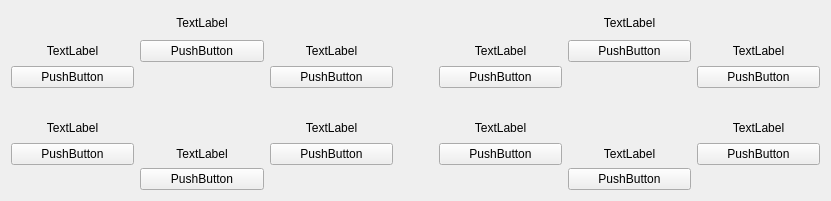
  <widget class="QWidget" name="layoutWidget">
   <property name="geometry">
    <rect>
     <x>1010</x>
     <y>60</y>
     <width>831</width>
     <height>201</height>
    </rect>
   </property>
   <layout class="QHBoxLayout" name="horizontalLayout">
    <item>
     <layout class="QGridLayout" name="gridLayout_13">
      <item row="0" column="0">
       <spacer name="verticalSpacer">
        <property name="orientation">
         <enum>Qt::Vertical</enum>
        </property>
        <property name="sizeType">
         <enum>QSizePolicy::Fixed</enum>
        </property>
        <property name="sizeHint" stdset="0">
         <size>
          <width>20</width>
          <height>25</height>
         </size>
        </property>
       </spacer>
      </item>
      <item row="0" column="2">
       <spacer name="verticalSpacer_12">
        <property name="orientation">
         <enum>Qt::Vertical</enum>
        </property>
        <property name="sizeType">
         <enum>QSizePolicy::Fixed</enum>
        </property>
        <property name="sizeHint" stdset="0">
         <size>
          <width>20</width>
          <height>25</height>
         </size>
        </property>
       </spacer>
      </item>
      <item row="6" column="0">
       <spacer name="verticalSpacer_13">
        <property name="orientation">
         <enum>Qt::Vertical</enum>
        </property>
        <property name="sizeType">
         <enum>QSizePolicy::Fixed</enum>
        </property>
        <property name="sizeHint" stdset="0">
         <size>
          <width>20</width>
          <height>25</height>
         </size>
        </property>
       </spacer>
      </item>
      <item row="2" column="1" rowspan="3">
       <widget class="QLabel" name="label">
        <property name="styleSheet">
         <string notr="true">background-image: url(:/new/prefix1/Resource/computer.PNG);
background-repeat : no;
background-position : center;</string>
        </property>
        <property name="text">
         <string/>
        </property>
       </widget>
      </item>
      <item row="6" column="2">
       <spacer name="verticalSpacer_14">
        <property name="orientation">
         <enum>Qt::Vertical</enum>
        </property>
        <property name="sizeType">
         <enum>QSizePolicy::Fixed</enum>
        </property>
        <property name="sizeHint" stdset="0">
         <size>
          <width>20</width>
          <height>25</height>
         </size>
        </property>
       </spacer>
      </item>
      <item row="1" column="0" rowspan="2">
       <layout class="QVBoxLayout" name="verticalLayout_7">
        <item>
         <widget class="QLabel" name="time98">
          <property name="text">
           <string>TextLabel</string>
          </property>
          <property name="alignment">
           <set>Qt::AlignCenter</set>
          </property>
         </widget>
        </item>
        <item>
         <widget class="QPushButton" name="btn98">
          <property name="text">
           <string>PushButton</string>
          </property>
         </widget>
        </item>
       </layout>
      </item>
      <item row="4" column="2" rowspan="2">
       <layout class="QVBoxLayout" name="verticalLayout_103">
        <item>
         <widget class="QLabel" name="time101">
          <property name="text">
           <string>TextLabel</string>
          </property>
          <property name="alignment">
           <set>Qt::AlignCenter</set>
          </property>
         </widget>
        </item>
        <item>
         <widget class="QPushButton" name="btn101">
          <property name="text">
           <string>PushButton</string>
          </property>
         </widget>
        </item>
       </layout>
      </item>
      <item row="4" column="0" rowspan="2">
       <layout class="QVBoxLayout" name="verticalLayout_101">
        <item>
         <widget class="QLabel" name="time99">
          <property name="text">
           <string>TextLabel</string>
          </property>
          <property name="alignment">
           <set>Qt::AlignCenter</set>
          </property>
         </widget>
        </item>
        <item>
         <widget class="QPushButton" name="btn99">
          <property name="text">
           <string>PushButton</string>
          </property>
         </widget>
        </item>
       </layout>
      </item>
      <item row="0" column="1" rowspan="2">
       <layout class="QVBoxLayout" name="verticalLayout_99">
        <item>
         <widget class="QLabel" name="time97">
          <property name="text">
           <string>TextLabel</string>
          </property>
          <property name="alignment">
           <set>Qt::AlignCenter</set>
          </property>
         </widget>
        </item>
        <item>
         <widget class="QPushButton" name="btn97">
          <property name="text">
           <string>PushButton</string>
          </property>
         </widget>
        </item>
       </layout>
      </item>
      <item row="1" column="2" rowspan="2">
       <layout class="QVBoxLayout" name="verticalLayout_100">
        <item>
         <widget class="QLabel" name="time102">
          <property name="text">
           <string>TextLabel</string>
          </property>
          <property name="alignment">
           <set>Qt::AlignCenter</set>
          </property>
         </widget>
        </item>
        <item>
         <widget class="QPushButton" name="btn102">
          <property name="text">
           <string>PushButton</string>
          </property>
         </widget>
        </item>
       </layout>
      </item>
      <item row="5" column="1" rowspan="2">
       <layout class="QVBoxLayout" name="verticalLayout_102">
        <item>
         <widget class="QLabel" name="time100">
          <property name="text">
           <string>TextLabel</string>
          </property>
          <property name="alignment">
           <set>Qt::AlignCenter</set>
          </property>
         </widget>
        </item>
        <item>
         <widget class="QPushButton" name="btn100">
          <property name="text">
           <string>PushButton</string>
          </property>
         </widget>
        </item>
       </layout>
      </item>
      <item row="3" column="0">
       <spacer name="verticalSpacer_19">
        <property name="orientation">
         <enum>Qt::Vertical</enum>
        </property>
        <property name="sizeType">
         <enum>QSizePolicy::Fixed</enum>
        </property>
        <property name="sizeHint" stdset="0">
         <size>
          <width>20</width>
          <height>10</height>
         </size>
        </property>
       </spacer>
      </item>
     </layout>
    </item>
    <item>
     <spacer name="horizontalSpacer_3">
      <property name="orientation">
       <enum>Qt::Horizontal</enum>
      </property>
      <property name="sizeType">
       <enum>QSizePolicy::Fixed</enum>
      </property>
      <property name="sizeHint" stdset="0">
       <size>
        <width>40</width>
        <height>20</height>
       </size>
      </property>
     </spacer>
    </item>
    <item>
     <layout class="QGridLayout" name="gridLayout_14">
      <item row="0" column="0">
       <spacer name="verticalSpacer_15">
        <property name="orientation">
         <enum>Qt::Vertical</enum>
        </property>
        <property name="sizeType">
         <enum>QSizePolicy::Fixed</enum>
        </property>
        <property name="sizeHint" stdset="0">
         <size>
          <width>20</width>
          <height>25</height>
         </size>
        </property>
       </spacer>
      </item>
      <item row="0" column="1" rowspan="2">
       <layout class="QVBoxLayout" name="verticalLayout_104">
        <item>
         <widget class="QLabel" name="time115">
          <property name="text">
           <string>TextLabel</string>
          </property>
          <property name="alignment">
           <set>Qt::AlignCenter</set>
          </property>
         </widget>
        </item>
        <item>
         <widget class="QPushButton" name="btn115">
          <property name="text">
           <string>PushButton</string>
          </property>
         </widget>
        </item>
       </layout>
      </item>
      <item row="0" column="2">
       <spacer name="verticalSpacer_16">
        <property name="orientation">
         <enum>Qt::Vertical</enum>
        </property>
        <property name="sizeType">
         <enum>QSizePolicy::Fixed</enum>
        </property>
        <property name="sizeHint" stdset="0">
         <size>
          <width>20</width>
          <height>25</height>
         </size>
        </property>
       </spacer>
      </item>
      <item row="1" column="0" rowspan="2">
       <layout class="QVBoxLayout" name="verticalLayout_105">
        <item>
         <widget class="QLabel" name="time116">
          <property name="text">
           <string>TextLabel</string>
          </property>
          <property name="alignment">
           <set>Qt::AlignCenter</set>
          </property>
         </widget>
        </item>
        <item>
         <widget class="QPushButton" name="btn116">
          <property name="text">
           <string>PushButton</string>
          </property>
         </widget>
        </item>
       </layout>
      </item>
      <item row="1" column="2" rowspan="2">
       <layout class="QVBoxLayout" name="verticalLayout_106">
        <item>
         <widget class="QLabel" name="time120">
          <property name="text">
           <string>TextLabel</string>
          </property>
          <property name="alignment">
           <set>Qt::AlignCenter</set>
          </property>
         </widget>
        </item>
        <item>
         <widget class="QPushButton" name="btn120">
          <property name="text">
           <string>PushButton</string>
          </property>
         </widget>
        </item>
       </layout>
      </item>
      <item row="2" column="1" rowspan="3">
       <widget class="QLabel" name="label_2">
        <property name="styleSheet">
         <string notr="true">background-image: url(:/new/prefix1/Resource/computer.PNG);
background-repeat : no;
background-position : center;</string>
        </property>
        <property name="text">
         <string/>
        </property>
       </widget>
      </item>
      <item row="4" column="0" rowspan="2">
       <layout class="QVBoxLayout" name="verticalLayout_107">
        <item>
         <widget class="QLabel" name="time117">
          <property name="text">
           <string>TextLabel</string>
          </property>
          <property name="alignment">
           <set>Qt::AlignCenter</set>
          </property>
         </widget>
        </item>
        <item>
         <widget class="QPushButton" name="btn117">
          <property name="text">
           <string>PushButton</string>
          </property>
         </widget>
        </item>
       </layout>
      </item>
      <item row="4" column="2" rowspan="2">
       <layout class="QVBoxLayout" name="verticalLayout_108">
        <item>
         <widget class="QLabel" name="time119">
          <property name="text">
           <string>TextLabel</string>
          </property>
          <property name="alignment">
           <set>Qt::AlignCenter</set>
          </property>
         </widget>
        </item>
        <item>
         <widget class="QPushButton" name="btn119">
          <property name="text">
           <string>PushButton</string>
          </property>
         </widget>
        </item>
       </layout>
      </item>
      <item row="5" column="1" rowspan="2">
       <layout class="QVBoxLayout" name="verticalLayout_110">
        <item>
         <widget class="QLabel" name="time118">
          <property name="text">
           <string>TextLabel</string>
          </property>
          <property name="alignment">
           <set>Qt::AlignCenter</set>
          </property>
         </widget>
        </item>
        <item>
         <widget class="QPushButton" name="btn118">
          <property name="text">
           <string>PushButton</string>
          </property>
         </widget>
        </item>
       </layout>
      </item>
      <item row="6" column="0">
       <spacer name="verticalSpacer_17">
        <property name="orientation">
         <enum>Qt::Vertical</enum>
        </property>
        <property name="sizeType">
         <enum>QSizePolicy::Fixed</enum>
        </property>
        <property name="sizeHint" stdset="0">
         <size>
          <width>20</width>
          <height>25</height>
         </size>
        </property>
       </spacer>
      </item>
      <item row="6" column="2">
       <spacer name="verticalSpacer_18">
        <property name="orientation">
         <enum>Qt::Vertical</enum>
        </property>
        <property name="sizeType">
         <enum>QSizePolicy::Fixed</enum>
        </property>
        <property name="sizeHint" stdset="0">
         <size>
          <width>20</width>
          <height>25</height>
         </size>
        </property>
       </spacer>
      </item>
      <item row="3" column="0">
       <spacer name="verticalSpacer_20">
        <property name="orientation">
         <enum>Qt::Vertical</enum>
        </property>
        <property name="sizeType">
         <enum>QSizePolicy::Fixed</enum>
        </property>
        <property name="sizeHint" stdset="0">
         <size>
          <width>20</width>
          <height>10</height>
         </size>
        </property>
       </spacer>
      </item>
     </layout>
    </item>
   </layout>
  </widget>
